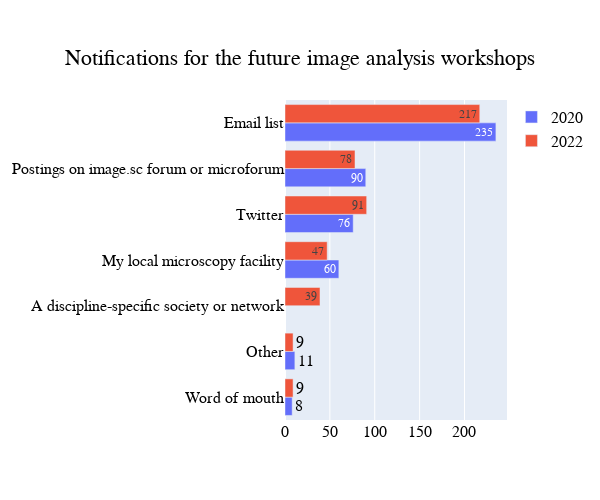

Write notebook code for a chart like this one.
### Code cell
#reading data from other notebook
%store -r counts_notifications

#Comparison - 2020 ad 2022
not_21_22 = go.Figure()

not_21_22.add_trace(go.Bar(name='2020', y=notifications_2021['notify'].value_counts().index, x=notifications_2021['notify'].value_counts().values, orientation='h', text=notifications_2021['notify'].value_counts().values))
not_21_22.add_trace(go.Bar(name='2022', y=counts_notifications['notify'].value_counts().index, x=counts_notifications['notify'].value_counts().values, orientation='h', text=counts_notifications['notify'].value_counts().values))
not_21_22.update_layout(title='Notifications for the future image analysis workshops', title_x=0.5, title_y=0.9, width=600, height=500)
not_21_22.update_yaxes(categoryorder='total ascending')
not_21_22.update_layout(font=dict(family='Helvetica', color="Black", size=16), legend=dict(title_font_family = 'Helvetica', font=dict(size=16, color="Black")))

### Figure 1 — Plotly figure (JSON) as saved in the notebook; plotly's stock layout.template omitted (floating-point values rounded to 4 significant figures)
{"data": [{"name": "2020", "orientation": "h", "text": [235, 90, 76, 60, 11, 8], "type": "bar", "x": [235, 90, 76, 60, 11, 8], "y": ["Email list", "Postings on image.sc forum or microforum", "Twitter", "My local microscopy facility", "Other", "Word of mouth"]}, {"name": "2022", "orientation": "h", "text": [217, 91, 78, 47, 39, 9, 9], "type": "bar", "x": [217, 91, 78, 47, 39, 9, 9], "y": ["Email list", "Twitter", "Postings on image.sc forum or microforum", "My local microscopy facility", "A discipline-specific society or network", "Word of mouth", "Other"]}], "layout": {"font": {"color": "Black", "family": "Helvetica", "size": 16}, "height": 500, "legend": {"font": {"color": "Black", "size": 16}, "title": {"font": {"family": "Helvetica"}}}, "title": {"text": "Notifications for the future image analysis workshops", "x": 0.5, "y": 0.9}, "width": 600, "yaxis": {"categoryorder": "total ascending"}}}
